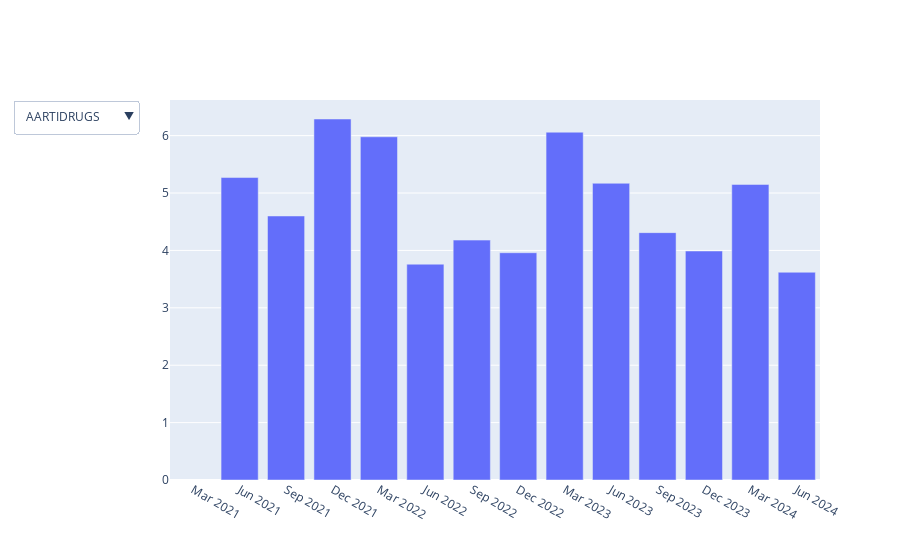

Write notebook code for a chart like this one.
### Code cell
import plotly.graph_objects as go

fig = go.Figure()

# add trace only for first stock
x = df['Quarters']
y = df[df.columns[1]]  # fisrt stock

fig.add_traces(go.Bar(x=x, y=y))

# create `list` with a `dict` for each column
buttons = [
            {
             'method': 'update', 
             'label': col, 
             'args': [ {'y': [df[col]]} ]
            } 
            for col in df.iloc[:, 1:]
          ]

# add menus
updatemenus = [{'buttons': buttons,
                'direction': 'down',
                'showactive': True,}]

# update layout with buttons, and show the figure
fig.update_layout(updatemenus=updatemenus)

fig.show()

### Figure 1 — Plotly figure (JSON) as saved in the notebook; plotly's stock layout.template omitted (floating-point values rounded to 4 significant figures)
{"data": [{"type": "bar", "x": ["Mar 2021", "Jun 2021", "Sep 2021", "Dec 2021", "Mar 2022", "Jun 2022", "Sep 2022", "Dec 2022", "Mar 2023", "Jun 2023", "Sep 2023", "Dec 2023", "Mar 2024", "Jun 2024"], "y": [null, 5.27, 4.6, 6.29, 5.98, 3.76, 4.18, 3.96, 6.06, 5.17, 4.31, 3.99, 5.15, 3.62]}], "layout": {"autosize": true, "updatemenus": [{"active": 3, "buttons": [{"args": [{"y": [[null, 2.99, 3.77, 4.3, 1.54, 3.35, 2.84, 2.25, 0.25, 0.36, -1.59, -0.19, -2.59, 2.83]]}], "label": "526433", "method": "update"}, {"args": [{"y": [[null, 0.11, 0.1, 0.13, 0.06, 0.1, 0.08, 0.11, 0.09, 0.18, 0.2, 0.12, 0.05, 0.21]]}], "label": "532407", "method": "update"}, {"args": [{"y": [[null, null, null, null, null, 5.28, 6.38, 7.06, 7.82, 7.96, 8.1, 3.77, 4.77, 5.21]]}], "label": "544021", "method": "update"}, {"args": [{"y": [[null, 5.27, 4.6, 6.29, 5.98, 3.76, 4.18, 3.96, 6.06, 5.17, 4.31, 3.99, 5.15, 3.62]]}], "label": "AARTIDRUGS", "method": "update"}, {"args": [{"y": [[null, 4.55, 4.14, 20.01, 5.34, 3.75, 3.42, 3.77, 4.11, 1.93, 2.51, 3.42, 3.64, 3.78]]}], "label": "AARTIIND", "method": "update"}, {"args": [{"y": [[null, null, null, null, null, null, null, 5.26, 4.73, 5.2, 5.72, 5.82, 7.2, 6.12]]}], "label": "AARTIPHARM", "method": "update"}, {"args": [{"y": [[null, 5.32, 0.98, -2.62, 2.79, 4.36, 0.38, 4.68, 5.52, 6.18, 5.58, 7.86, 5.5, 2.62]]}], "label": "AARTISURF", "method": "update"}, {"args": [{"y": [[null, 3.32, 5.66, 8.88, 17.61, 6.62, 9.32, 14.41, 11.56, 13.95, 17.12, 15.98, 21.67, 20.93]]}], "label": "ABB", "method": "update"}, {"args": [{"y": [[null, 30.32, 23.97, 14.95, 21.1, 12.11, -4.65, 6.03, 12.55, 24.82, 20.65, 28.63, 50.31, 19.24]]}], "label": "ACC", "method": "update"}, {"args": [{"y": [[null, 2.47, 1.93, -0.11, 2.77, 4.12, 4.04, 7.19, 6.34, 5.91, 2, 16.57, 3.95, 12.76]]}], "label": "ADANIENT", "method": "update"}, {"args": [{"y": [[null, 2.68, 3.57, 4.66, 5.14, 4.09, 4.4, 5.18, 4.68, 4.97, 5.01, 5.48, 6.24, 6.18]]}], "label": "AFFLE", "method": "update"}, {"args": [{"y": [[null, 15.38, 10.59, 8.98, 9.09, 16.03, 10.26, 8.94, 9.52, 9.74, 5.33, 6.54, 7.52, 9.56]]}], "label": "ALKYLAMINE", "method": "update"}, {"args": [{"y": [[null, 14.73, 16.24, 19.88, 24.7, 21.85, 25.63, 27.35, 32, 26.34, 36.3, 31.01, 40.47, 32.49]]}], "label": "ANGELONE", "method": "update"}, {"args": [{"y": [[null, 7.27, 8.45, 8.51, 5.79, 7.73, 11.78, 12.99, 8.34, 11.61, 13.25, 15.68, 12.55, 13.61]]}], "label": "ARE&M", "method": "update"}, {"args": [{"y": [[null, 1.45, 3.34, 4.12, 5.27, 4.4, 4.33, 3.45, 2.84, 4.27, 3.57, 2.61, 3.04, 3.21]]}], "label": "ASAHIINDIA", "method": "update"}, {"args": [{"y": [[null, -0.93, -0.35, -0.41, 0.48, 0.02, 0.56, 1.09, 2.56, 1.85, 1.79, 1.91, 2.91, 1.73]]}], "label": "ASHOKLEY", "method": "update"}, {"args": [{"y": [[null, 5.93, 6.21, 10.59, 8.87, 10.6, 8.16, 11.18, 12.87, 16.16, 12.57, 15.09, 13.1, 12.2]]}], "label": "ASIANPAINT", "method": "update"}, {"args": [{"y": [[null, 2.76, 5.27, 4.75, 5.28, 3.32, 2.57, 3.46, 7.66, 4.46, 4.88, 4.23, 6.76, 4.48]]}], "label": "ASTRAL", "method": "update"}, {"args": [{"y": [[null, 7.69, 11.05, 12.9, 14.39, 14.26, 18.27, 20.12, -17.43, 19.78, 20.13, 21.05, 24.62, 20.83]]}], "label": "AXISBANK", "method": "update"}, {"args": [{"y": [[null, 40.44, 70.49, 49.41, 52.74, 40.2, 59.42, 52.05, 60.25, 58.11, 71.39, 71.78, 72.05, 69.55]]}], "label": "BAJAJ-AUTO", "method": "update"}, {"args": [{"y": [[null, -1.91, 5.48, 4.2, 3.42, 3.74, 5.24, 5.31, 4.52, 3.23, 2.37, 3.25, 2.54, 2.44]]}], "label": "BAJAJELEC", "method": "update"}, {"args": [{"y": [[null, 5.23, 7.05, 7.89, 8.46, 8.23, 9.77, 11.19, 11.11, 12.2, 12.09, 13.52, 13.28, 13.39]]}], "label": "BAJAJFINSV", "method": "update"}, {"args": [{"y": [[null, 16.61, 24.54, 35.21, 39.96, 42.88, 45.93, 49.11, 52.16, 56.72, 58.6, 58.88, 61.79, 63.2]]}], "label": "BAJFINANCE", "method": "update"}, {"args": [{"y": [[null, 27.89, 24.61, 27.64, 33.55, 37.95, 28.57, 19.31, 14.63, 16.27, 10.71, 15.24, 21, 13.36]]}], "label": "BALAMINES", "method": "update"}, {"args": [{"y": [[null, -5.41, 2.89, 5.63, 4.9, 9.29, 4.27, 6.47, 5.11, 8.32, 2.64, 4.51, 4.95, 13.54]]}], "label": "BATAINDIA", "method": "update"}, {"args": [{"y": [[null, 0.03, 0.85, 0.82, 1.58, 0.5, 0.85, 0.84, 1.89, 0.74, 1.08, 1.18, 2.46, 1.08]]}], "label": "BEL", "method": "update"}, {"args": [{"y": [[null, 1.21, 1.88, 2.17, 1.89, 2.17, 1.88, 1.72, 1.59, 3.04, 2.5, 2.57, 1.91, 3.03]]}], "label": "BERGEPAINT", "method": "update"}, {"args": [{"y": [[null, 0.48, 1.93, 1.41, 3.41, 2.73, 3.86, 2.85, 5.39, 2.89, 2.39, 4.34, 3.66, 7.31]]}], "label": "BHARTIARTL", "method": "update"}, {"args": [{"y": [[null, -0.21, 2.35, 2.17, 3.02, 1.69, 2.2, 1.39, 0.28, 0.63, 1.62, 3.25, 0.44, 0.78]]}], "label": "BOROLTD", "method": "update"}, {"args": [{"y": [[null, 16.17, 15.95, 15.41, 15.77, 14.01, 20.48, 38.71, 23.19, 19, 24.39, 23.1, 22.35, 20.99]]}], "label": "BRITANNIA", "method": "update"}, {"args": [{"y": [[null, 3.95, 4.82, 4.53, 5.51, 3.25, 2.5, 3.81, 6.73, 32.68, 8.9, 7.99, 7.91, 19.58]]}], "label": "BSE", "method": "update"}, {"args": [{"y": [[null, 12.95, 14.86, 15.81, 15.1, 13.24, 14.72, 15.05, 15.23, 15.58, 17.2, 18.17, 21.06, 22]]}], "label": "CAMS", "method": "update"}, {"args": [{"y": [[0.66, 0.13, null, 1.8, 1.3, 0.94, null, null, null, null, null, null, null, null]]}], "label": "CAMPUS", "method": "update"}, {"args": [{"y": [[null, 6.11, 8.22, 8.01, 7.43, 5.53, 7.69, 7.14, 6.04, 7.04, 10.42, 10.28, 12.37, 12.84]]}], "label": "CDSL", "method": "update"}, {"args": [{"y": [[null, -26.9, -0.5, 2.73, -4.94, -1.99, -5.32, -7.5, 20.02, 1.13, -3.54, 5.63, -5.35, -2.98]]}], "label": "CENTUM", "method": "update"}, {"args": [{"y": [[null, 0.4, 1.49, 4.03, 0.77, 0.85, 1.17, 1.49, 2.79, 1.33, 1.59, 4.89, 1.53, 1.58]]}], "label": "CGPOWER", "method": "update"}, {"args": [{"y": [[null, 1.09, 4.99, 4.92, 10.44, 1.6, 4.29, 4.2, 1.5, 3.75, 6.9, 9.29, 9.84, 6.62]]}], "label": "COCHINSHIP", "method": "update"}, {"args": [{"y": [[null, 20.4, 24.2, 30.17, 34.1, 24.58, 32.99, 37.37, 18.79, 27.06, 29.41, 38.54, 36.19, 19.97]]}], "label": "COFORGE", "method": "update"}, {"args": [{"y": [[null, 4.25, 4.16, 4.67, 4.25, 4.88, 4.98, 4.83, 4.58, 4.03, 6.03, 5.43, 5.2, 4.24]]}], "label": "CONCOR", "method": "update"}, {"args": [{"y": [[null, 10.44, 11.01, 11.95, 13.98, 10.52, 7.16, 14.12, 14.76, 15.2, 16.1, 13.28, 17.06, 12.97]]}], "label": "CYIENT", "method": "update"}, {"args": [{"y": [[null, 2.47, 2.85, 2.85, 1.66, 2.49, 2.77, 2.69, 1.7, 2.62, 2.91, 2.9, 1.97, 2.82]]}], "label": "DABUR", "method": "update"}, {"args": [{"y": [[null, 22.19, 18.65, 17.78, 19.59, 17.2, 12.79, 15.33, 17.15, 10.99, 15.04, 14.81, 18.61, 14.85]]}], "label": "DEEPAKNTR", "method": "update"}, {"args": [{"y": [[null, 20.99, 22.84, 33.99, 33.7, 26.44, 18.57, 11.53, 12.09, 13.41, 13.11, 13.49, 20.27, 16.2]]}], "label": "DIVISLAB", "method": "update"}, {"args": [{"y": [[null, 3.1, 10.68, 7.82, 10.61, 7.7, 13.02, 8.72, 13.54, 11.55, 18.02, 16.12, 15.91, 22.34]]}], "label": "DIXON", "method": "update"}, {"args": [{"y": [[null, 1.47, 6.45, 8.53, 6.59, 9.93, 10.59, 9.1, 7.1, 10.12, 9.58, 10.61, 8.66, 11.89]]}], "label": "DMART", "method": "update"}, {"args": [{"y": [[null, 22.87, 59.84, 42.62, 5.83, 71.44, 66.93, 74.7, 57.65, 84.36, 88.87, 82.78, 78.52, 83.46]]}], "label": "DRREDDY", "method": "update"}, {"args": [{"y": [[null, 8.67, 13.65, 16.68, 22.31, 22.33, 24.02, 27.09, 33.11, 33.58, 37.12, 36.38, 39.1, 40.2]]}], "label": "EICHERMOT", "method": "update"}, {"args": [{"y": [[null, 0.46, 1.45, 6.42, 4.11, 5.48, 5.81, 8.85, 5.69, 7.78, 7.96, 10.42, 8.59, 9.31]]}], "label": "ETHOSLTD", "method": "update"}, {"args": [{"y": [[null, 0.39, 2.31, 2.1, 46.58, 2.39, 2.84, 2.34, 2.12, 2.62, 3.17, 2.36, 2.17, 2.59]]}], "label": "EXIDEIND", "method": "update"}, {"args": [{"y": [[null, 11.71, 16.27, 16.95, 39.74, 52.12, 66.09, 34.65, 48.74, 32.54, 33.71, 30.73, 37.36, 36.94]]}], "label": "FINEORG", "method": "update"}, {"args": [{"y": [[null, 0.59, 7.88, 7.25, 3.65, 10.14, 14.45, 4.15, 7.86, 11.27, 15.82, 6.43, 6.91, 5.62]]}], "label": "GMMPFAUDLR", "method": "update"}, {"args": [{"y": [[null, 0.61, 1.29, 1.4, 9.37, 1.64, 1.98, 2.11, 14.82, 4.49, 2.4, 2.24, 16.95, 18.7]]}], "label": "GODREJPROP", "method": "update"}, {"args": [{"y": [[null, 1.44, 1.72, 2.23, 2.12, 2.05, 2.3, 2.26, 3.63, 2.61, 3.07, 1.98, 3.21, 1.59]]}], "label": "GREENLAM", "method": "update"}, {"args": [{"y": [[4.6, 2.43, 5.47, 5.14, 6.57, 6.33, 5.91, 3.06, 5.62, 3.04, 3.34, 2.82, 2.43, null]]}], "label": "GREENPANEL", "method": "update"}, {"args": [{"y": [[null, 1.8, 5.13, 5.5, 4.12, 4.38, 5.13, 5.58, 4.83, 6.69, 7.05, 7.7, 9.74, 7.61]]}], "label": "GRSE", "method": "update"}, {"args": [{"y": [[null, 2.91, 12.66, 13.96, 46.43, 9.27, 18.26, 17.27, 42.33, 12.17, 18.49, 18.86, 64.43, 21.49]]}], "label": "HAL", "method": "update"}, {"args": [{"y": [[null, 2.43, 3.03, 3.33, 3.55, 3.84, 4.05, 3.92, 3.93, 3.97, 3.84, 3.92, 4.73, 3.35]]}], "label": "HAPPSTMNDS", "method": "update"}, {"args": [{"y": [[null, 3.76, 4.83, 4.88, 5.63, 3.88, 2.98, 4.53, 5.71, 4.58, 3.97, 4.59, 7.13, 6.51]]}], "label": "HAVELLS", "method": "update"}, {"args": [{"y": [[null, 11.81, 12.01, 12.68, 13.24, 12.1, 12.86, 15.09, 14.68, 13.02, 14.12, 16.03, 14.69, 15.69]]}], "label": "HCLTECH", "method": "update"}, {"args": [{"y": [[null, null, null, null, null, null, 17.06, 17.3, 17.63, 22.36, 20.45, 22.86, 25.33, 28.27]]}], "label": "HDFCAMC", "method": "update"}, {"args": [{"y": [[null, 14.33, 16.43, 19.11, 18.83, 17.25, 19.97, 22.77, 22.57, 22.12, 22.17, 22.73, 23.2, 21.65]]}], "label": "HDFCBANK", "method": "update"}, {"args": [{"y": [[null, 1.33, 1.36, 1.36, 2.4, 1.71, 1.53, 1.47, 1.68, 1.94, 1.76, 1.71, 1.91, 2.23]]}], "label": "HDFCLIFE", "method": "update"}, {"args": [{"y": [[null, 3.26, 3.53, 2.24, 1.37, 0.78, 2.05, 1.48, 1.93, 1.8, 2.41, 2.9, 4.36, 6.3]]}], "label": "HERITGFOOD", "method": "update"}, {"args": [{"y": [[null, 12.82, 37.32, 35.22, 30.6, 29.55, 34.45, 36.33, 40.29, 35.53, 50.35, 54.7, 46.77, 52.31]]}], "label": "HEROMOTOCO", "method": "update"}, {"args": [{"y": [[null, 8.92, 9.28, 9.78, 9.81, 10.13, 11.34, 10.53, 11.07, 10.87, 11.3, 10.68, 10.89, 11.11]]}], "label": "HINDUNILVR", "method": "update"}, {"args": [{"y": [[null, 2.11, 1.9, 1.13, 3.41, 2.25, 2.84, 1.8, 3.34, 1.36, 1.47, 0.44, 1.45, 0.5]]}], "label": "HLEGLAS", "method": "update"}, {"args": [{"y": [[null, 0.96, 1.03, 1.1, 1.09, 1.32, 1.68, 1.51, 1.79, 2.07, 2.19, 1.95, 2, 2.38]]}], "label": "HNDFDS", "method": "update"}, {"args": [{"y": [[null, 6.88, 8.78, 9.41, 11.11, 10.62, 11.49, 12.6, 14.11, 15.2, 15.56, 15.76, 16.62, 16.62]]}], "label": "ICICIBANK", "method": "update"}, {"args": [{"y": [[null, 4.27, 9.11, 6.47, 6.37, 7.11, 12.02, 7.18, 8.9, 7.95, 11.75, 8.76, 10.54, 11.77]]}], "label": "ICICIGI", "method": "update"}, {"args": [{"y": [[null, -1.29, 3.1, 2.17, 1.3, 1.09, 1.39, 1.54, 1.64, 1.43, 1.69, 1.58, 1.21, 1.56]]}], "label": "ICICIPRULI", "method": "update"}, {"args": [{"y": [[null, null, null, null, null, 4553.0, 438.2, -3.73, -2.54, 4.95, 0.21, 3.45, 2.41, 0.27]]}], "label": "IDEAFORGE", "method": "update"}, {"args": [{"y": [[null, -1, 0.18, 0.47, 0.57, 0.78, 0.91, 0.99, 1.23, 1.1, 1.11, 1.04, 1.04, 0.91]]}], "label": "IDFCFIRSTB", "method": "update"}, {"args": [{"y": [[null, -82.47, -37.28, 3.37, -43.65, -27.62, -41.08, 36.91, 23.84, 80.16, 4.9, 77.68, 49.09, 70.7]]}], "label": "INDIGO", "method": "update"}, {"args": [{"y": [[null, null, null, null, null, 4.19, 7.8, 5.52, 10.23, 6.52, 5.32, 7.82, 11.27, 5.5]]}], "label": "INDIGOPNTS", "method": "update"}, {"args": [{"y": [[null, 12.2, 12.89, 13.81, 13.52, 12.74, 14.31, 15.7, 14.77, 14.32, 14.97, 14.71, 19.2, 15.34]]}], "label": "INFY", "method": "update"}, {"args": [{"y": [[null, 0.95, 1.34, 1.44, 2.57, 1.54, 1.85, 2.02, 2.73, 1.99, 2.67, 2.6, 2.62, 2.38]]}], "label": "IRCON", "method": "update"}, {"args": [{"y": [[null, null, null, null, null, null, null, null, 3.48, 2.9, null, 3.75, 3.55, 3.85]]}], "label": "IRCTC", "method": "update"}, {"args": [{"y": [[null, null, null, null, null, null, null, 0.88, 1.11, 1.29, 1.25, 1.25, 1.26, 1.43]]}], "label": "IREDA", "method": "update"}, {"args": [{"y": [[null, 2.66, 3.01, 3.29, 3.4, 3.56, 3.73, 4.03, 4.16, 4.1, 3.93, 4.28, 4.1, 4.08]]}], "label": "ITC", "method": "update"}, {"args": [{"y": [[null, null, null, null, null, null, null, null, null, null, 1.05, 0.46, 0.49, 0.49]]}], "label": "JIOFIN", "method": "update"}, {"args": [{"y": [[null, 1.05, 1.82, 2.03, 1.47, 1.71, 1.99, 1.22, 0.43, 0.44, 1.47, 1, 3.14, 0.85]]}], "label": "JUBLFOOD", "method": "update"}, {"args": [{"y": [[null, -0.5, 0.67, 1.31, 0.7, 1.05, 1.03, 1.44, 0.68, 1.4, 1.31, 1.75, 1.34, 1.72]]}], "label": "KALYANKJIL", "method": "update"}, {"args": [{"y": [[null, null, null, 13.96, 4.3, 2.18, null, 3.93, 7.1, 4.24, 5.56, 7.07, 12.71, 7.94]]}], "label": "KAYNES", "method": "update"}, {"args": [{"y": [[null, 7.45, 10.18, 11.23, 12.87, 11.52, 11.85, 14.26, 15.31, 13.46, 15.54, 16.7, 18.67, 16.65]]}], "label": "KEI", "method": "update"}, {"args": [{"y": [[null, 9.11, 15.07, 17.15, 19.61, 13.88, 18.17, 20.12, 22.99, 20.88, 22.45, 21.46, 26.85, 37.47]]}], "label": "KOTAKBANK", "method": "update"}, {"args": [{"y": [[null, 0.74, 1.13, 1.21, 0.91, 2.05, 1.95, 3.18, 2.93, 3.07, 3.2, 4.2, 3.57, 5.48]]}], "label": "KPIGREEN", "method": "update"}, {"args": [{"y": [[null, 2.2, 2.37, 2.55, 2.88, 3.12, 3.05, 3.67, 4.07, 4.89, 5.14, 5.67, 6, 7.45]]}], "label": "KPITTECH", "method": "update"}, {"args": [{"y": [[null, 33.77, 2.19, 1.31, -2.02, 41.81, 0.91, 6.81, -2.77, 48.91, 2.45, 2.11, -0.05, 56.28]]}], "label": "KSCL", "method": "update"}, {"args": [{"y": [[null, 15.74, 11.4, 6.88, 7.35, 6.92, 8.6, 6.33, 6.8, 9.9, 13.09, 9.74, 10.12, 12.75]]}], "label": "LALPATHLAB", "method": "update"}, {"args": [{"y": [[null, 27.39, 1.25, 2.52, 1.77, 1.57, 1.86, 2.58, 1.67, 1.6, 1.66, 2.26, 2.2, 1.91]]}], "label": "LATENTVIEW", "method": "update"}, {"args": [{"y": [[null, 8.36, 12.95, 14.63, 25.77, 12.11, 15.86, 18.17, 28.37, 17.74, 23.45, 21.44, 31.98, 20.26]]}], "label": "LT", "method": "update"}, {"args": [{"y": [[null, 28.39, 31.48, 34.93, 36.34, 63.06, 40.18, 33.82, 37.65, 38.92, 39.26, 39.49, 37.14, 38.28]]}], "label": "LTIM", "method": "update"}, {"args": [{"y": [[null, 20.58, 21.87, 23.59, 24.83, 26.09, 28.41, 28.11, 32.2, 29.44, 29.84, 31.79, 32.24, 29.63]]}], "label": "LTTS", "method": "update"}, {"args": [{"y": [[null, 3.88, 0.55, 3.11, 2.65, 2.43, 0.32, 1.03, 0.92, 1.44, 0.4, 0.99, 1.61, 1.24]]}], "label": "LXCHEM", "method": "update"}, {"args": [{"y": [[null, 3.41, 15.51, 15.99, 18, 17.66, 22.3, 21.53, 21.2, 28.21, 18.88, 21.38, 22.15, 26.4]]}], "label": "M&M", "method": "update"}, {"args": [{"y": [[null, null, null, null, 4.75, 7.3, 10.48, 7.09, 7.13, 12.15, 12.51, 11.33, 11.76, 13.39]]}], "label": "MANKIND", "method": "update"}, {"args": [{"y": [[null, 53.18, 6.36, 3.48, 4.23, 4.54, 4.74, 5.52, 5.22, 6, 6.11, 5.69, 7.02, 6.62]]}], "label": "MAPMYINDIA", "method": "update"}, {"args": [{"y": [[null, 2.76, 2.39, 2.4, 1.94, 2.87, 2.33, 2.54, 2.34, 3.3, 2.73, 2.96, 2.46, 3.58]]}], "label": "MARICO", "method": "update"}, {"args": [{"y": [[null, 15.72, 16.12, 34.49, 62.1, 34.3, 69.93, 79.65, 88.97, 84.18, 125.3, 102, 125.7, 119.6]]}], "label": "MARUTI", "method": "update"}, {"args": [{"y": [[null, 5.04, 6.69, 10.67, 7.88, 11.14, 10.61, 17.56, 16.17, 15.59, 16.5, 31.08, 32.87, 34.51]]}], "label": "MAZDOCK", "method": "update"}, {"args": [{"y": [[1.69, null, 1.89, 3.69, 2.49, 3.8, 2.72, 4.22, 2.44, 3.91, 2.92, 3.52, 6.05, 3.4]]}], "label": "METROBRAND", "method": "update"}, {"args": [{"y": [[null, 1.16, 1.3, 0.59, 1.67, 1.1, 2.43, 3.26, 3.58, 2.21, 2.86, 2.47, 2.26, 1.81]]}], "label": "MOLDTECH", "method": "update"}, {"args": [{"y": [[null, 4.32, 6.24, 5.51, 5.54, 6.55, 5.86, 4.92, 6.94, 5.65, 4.73, 4.28, 5.41, 4.97]]}], "label": "MOLDTKPAC", "method": "update"}, {"args": [{"y": [[null, 0.61, 0.46, 0.52, 0.18, 0.21, 0.36, 0.67, 0.97, 0.89, 0.3, 0.8, 2.02, 1.47]]}], "label": "MOTHERSON", "method": "update"}, {"args": [{"y": [[null, 2.83, 6.19, 4.33, 6.44, 5.27, 8.03, 10.22, 10.1, 6.61, 6.65, 3.4, 1.58, 1.44]]}], "label": "MTARTECH", "method": "update"}, {"args": [{"y": [[null, null, null, null, null, null, 80.9, 60.25, 67.43, 1.33, 4.35, 2.42, 1.1, 1.51]]}], "label": "MUFTI", "method": "update"}, {"args": [{"y": [[null, 24.37, 24.97, 25.91, 24.84, 20.41, 22.22, 23.11, 24.25, 25.46, 26.39, 27.49, 28.37, 28.99]]}], "label": "MUTHOOTFIN", "method": "update"}, {"args": [{"y": [[null, 11.83, 572.4, 357.3, 48.83, 13.87, 7.99, -9.02, -21.12, 12.28, 15.88, 11.68, 4.67, 18]]}], "label": "NAUKRI", "method": "update"}, {"args": [{"y": [[null, 11.29, 12.77, 13.88, 15.17, 15.02, 11.67, 21.5, 27.5, 12.41, 12.22, 15.74, 14.19, 10.32]]}], "label": "NAVINFLUOR", "method": "update"}, {"args": [{"y": [[null, 0.87, 1.71, 1.58, 0.34, 1.75, 1.55, 2.49, 0.39, 2.95, 3, 3.51, 1.11, 2.96]]}], "label": "NAZARA", "method": "update"}, {"args": [{"y": [[null, 3.15, 4.79, 4.48, 6.27, 4.45, 3.96, 5.89, 5.74, 3.91, 3.18, 0.4, 6.42, 4.35]]}], "label": "NEOGEN", "method": "update"}, {"args": [{"y": [[null, 5.59, 6.4, 3.94, 6.13, 5.29, 6.86, 6.51, 7.64, 7.24, 9.42, 6.8, 9.69, 7.74]]}], "label": "NESTLEIND", "method": "update"}, {"args": [{"y": [[null, null, null, null, null, 9.91, 16.14, 38.32, 2.07, 0.98, 2.7, 4.64, 5.26, 2.74]]}], "label": "NETWEB", "method": "update"}, {"args": [{"y": [[null, 9.82, 143.9, 156.5, 170.8, 185.6, 145.4, 110.9, 70.24, 142.0, 134.7, 136.6, 97.01, 148.1]]}], "label": "PAGEIND", "method": "update"}, {"args": [{"y": [[null, 0.33, 2.07, 1.97, 2.64, 1.81, 2.17, 2.5, 2.76, 1.54, 2.42, 1.71, 2.56, 3.81]]}], "label": "PARAS", "method": "update"}, {"args": [{"y": [[null, 9.89, 10.58, 11.54, 13.15, 13.84, 14.39, 15.56, 16.45, 14.86, 17.11, 18.59, 20.47, 19.89]]}], "label": "PERSISTENT", "method": "update"}, {"args": [{"y": [[null, 4.33, 7.37, 7.05, 5, 6.96, 6.54, 5.98, 5.57, 9.21, 8.85, 10.04, 5.91, 11.15]]}], "label": "PIDILITIND", "method": "update"}, {"args": [{"y": [[null, 12.34, 15.13, 14.67, 13.47, 17.3, 22.07, 23.19, 18.49, 25.24, 31.67, 29.57, 24.35, 29.58]]}], "label": "PIIND", "method": "update"}, {"args": [{"y": [[null, 4.96, 13.26, 21.05, 21.56, 14.69, 17.91, 23.89, 28.38, 26.67, 28.37, 27.49, 36.34, 26.34]]}], "label": "POLYCAB", "method": "update"}, {"args": [{"y": [[null, 1.61, 6.92, 6.09, 7.98, 1.45, -2.18, 3.2, 8.51, 1.77, 6.39, 3.4, 4.94, 2.23]]}], "label": "PRINCEPIPE", "method": "update"}, {"args": [{"y": [[null, 0.65, 2.08, 2.07, 1.69, 0.78, 1.72, 1, 2.34, 1.2, 2.12, 1.94, 2.42, 1.52]]}], "label": "RAILTEL", "method": "update"}, {"args": [{"y": [[null, -23.5, 8, 15.06, 39.54, 12.15, 23.85, 14.24, 29.18, 159.9, 23.99, 27.55, 34.42, 1106.0]]}], "label": "RAYMOND", "method": "update"}, {"args": [{"y": [[null, null, null, null, null, null, null, null, 2.5, 3.38, 2.01, 4.4, 2.96, 2.22]]}], "label": "REDTAPE", "method": "update"}, {"args": [{"y": [[null, 1.25, 2.76, 2.82, 2.53, 1.55, 0.9, 1.21, 2.54, 2.26, 1.78, 1.55, 2.47, 1.78]]}], "label": "RELAXO", "method": "update"}, {"args": [{"y": [[null, 19.36, 21.58, 27.42, 23.95, 26.54, 20.19, 23.34, 28.53, 23.67, 25.71, 25.52, 28.01, 22.37]]}], "label": "RELIANCE", "method": "update"}, {"args": [{"y": [[null, 4.46, 4.76, 4.14, 4.37, 5.21, 4.34, 4.66, 5.25, 5.3, 5.97, 6.23, 6.18, 6.32]]}], "label": "ROSSARI", "method": "update"}, {"args": [{"y": [[null, 5.86, 7.28, 7.08, 7.25, 11.01, 11.84, 13.23, 16.27, 14.8, 14.18, 16.89, 14.03, 12.51]]}], "label": "ROUTE", "method": "update"}, {"args": [{"y": [[null, 1.11, 1.34, 1.41, 1.81, 1.43, 1.83, 1.83, 1.72, 1.64, 1.89, 1.72, 2.3, 1.07]]}], "label": "RVNL", "method": "update"}, {"args": [{"y": [[null, 3.24, 3.66, 4.09, 6.16, 6.65, 5.57, 5.39, 6.3, 6.27, 6.37, 5.78, 6.97, 6.25]]}], "label": "SBICARD", "method": "update"}, {"args": [{"y": [[null, 8.27, 9.96, 10.71, 10.7, 8.21, 16.53, 17.34, 20.27, 20.77, 18.04, 12.4, 23.96, 21.65]]}], "label": "SBIN", "method": "update"}, {"args": [{"y": [[null, 3.98, 8.99, 7.02, 9.55, 8.44, 18.32, 12.99, 13.24, 12.79, 16.04, 14.19, 22.53, 16.22]]}], "label": "SIEMENS", "method": "update"}, {"args": [{"y": [[null, 1.41, 1.51, 1.48, 1.79, 1.3, 1.58, 1.83, 2.05, 1.91, 2.12, 2.26, 2.54, 2.42]]}], "label": "SONACOMS", "method": "update"}, {"args": [{"y": [[null, -0.78, -0.38, -0.22, -1.35, 0.36, 0.32, -1.92, 0.82, -0.88, -0.81, -0.92, -1.03, -0.78]]}], "label": "SPICELEC", "method": "update"}, {"args": [{"y": [[null, 13.35, 12.91, 17.05, 20.43, 20.51, 16.23, 17.24, 18.97, 12.12, 10.15, 8.55, 14.24, 8.51]]}], "label": "SRF", "method": "update"}, {"args": [{"y": [[null, 6.02, 8.53, 8.58, -9.49, 8.59, 9.43, 9.03, 8.27, 8.43, 9.9, 10.52, 11.06, 11.82]]}], "label": "SUNPHARMA", "method": "update"}, {"args": [{"y": [[null, 1.93, 2.8, 2.77, 2.27, 2.67, 3.43, 3.65, 2.78, 3.28, 3.51, 2.89, 2.19, 2.93]]}], "label": "TATACONSUM", "method": "update"}, {"args": [{"y": [[null, 18.21, 20.12, 24.24, 25.69, 29.66, 27.98, 31.26, 32.36, 30.32, 32.15, 33.15, 31.62, 29.56]]}], "label": "TATAELXSI", "method": "update"}, {"args": [{"y": [[null, 10.64, 19.86, 7.87, 3.98, 17.78, 21.17, 6.82, 4.01, 29.02, 24.6, 10.52, 11.95, 25.91]]}], "label": "TATAINVEST", "method": "update"}, {"args": [{"y": [[null, -13.41, -13.38, -4.57, -3.11, -15.08, -2.84, 8.91, 16.28, 9.64, 11.33, 21.14, 52.37, 16.74]]}], "label": "TATAMOTORS", "method": "update"}, {"args": [{"y": [[null, 1.22, 1.32, 1.33, 1.57, 2.49, 2.56, 2.96, 2.43, 3.04, 2.74, 2.98, 2.8, 3.04]]}], "label": "TATAPOWER", "method": "update"}, {"args": [{"y": [[null, null, null, null, null, null, null, 36.58, 5.34, 4.72, 3.95, 4.2, 3.88, 3.99]]}], "label": "TATATECH", "method": "update"}, {"args": [{"y": [[null, 24.35, 26.02, 26.41, 27.13, 25.9, 28.51, 29.64, 31.13, 30.26, 31, 30.56, 34.37, 33.28]]}], "label": "TCS", "method": "update"}, {"args": [{"y": [[null, 13.97, 13.81, 14.1, 15.49, 11.64, 13.21, 13.32, 11.47, 7.1, 5.06, 5.23, 6.77, 8.71]]}], "label": "TECHM", "method": "update"}, {"args": [{"y": [[null, 6.22, 9.65, 14.46, 9.27, 10.08, 11.08, 12.19, 16.14, 11.14, 13.62, 27.5, 9.8, 11.64]]}], "label": "TIINDIA", "method": "update"}, {"args": [{"y": [[null, 1.46, 0.48, 0.12, -2.09, 0.1, 4.03, 2.72, 4.03, 5.17, 5.55, 5.56, 5.86, 4.98]]}], "label": "TITAGARH", "method": "update"}, {"args": [{"y": [[null, 0.23, 7.2, 11.31, 5.74, 8.84, 9.36, 10.18, 8.22, 8.48, 10.31, 11.86, 8.68, 8.05]]}], "label": "TITAN", "method": "update"}, {"args": [{"y": [[null, 9.75, 9.34, 7.36, -3.49, 10.46, 9.22, 8.63, 8.48, 11.17, 11.41, 13.09, 13.27, 13.5]]}], "label": "TORNTPHARM", "method": "update"}, {"args": [{"y": [[null, -3.56, 2.6, 3.93, 0, 3.67, 2.62, 4.7, 1.52, 4.88, 6.6, 10.53, 19.81, 11.04]]}], "label": "TRENT", "method": "update"}, {"args": [{"y": [[null, -0.22, 5.1, 5.21, 5.84, 6.43, 8.13, 6.33, 7.07, 9.14, 8.13, 10.08, 8.15, 9.7]]}], "label": "TVSMOTOR", "method": "update"}, {"args": [{"y": [[null, 1.17, 3.04, 3.43, 6.18, 6.13, 5.07, -0.07, 0.37, 5.15, 4.06, 3.23, 3.07, 6.56]]}], "label": "UBL", "method": "update"}, {"args": [{"y": [[null, 0.76, 4.02, 4.12, 2.5, 3.66, 7.61, 2.95, 1.41, 6.56, 4.66, 4.81, 3.31, 6.67]]}], "label": "UNITDSPR", "method": "update"}, {"args": [{"y": [[null, 0.28, 1.66, 1.77, 2.53, 2.43, 2.97, 2.83, 3.19, 3.01, 3.93, 3.37, 5.04, 3.47]]}], "label": "UNOMINDA", "method": "update"}, {"args": [{"y": [[null, 2.37, 1.85, 0.13, 1.96, 6.06, 2.93, 0.58, 3.3, 7.65, 3.86, 1.02, 4.13, 9.64]]}], "label": "VBL", "method": "update"}, {"args": [{"y": [[null, 7.87, 7.91, 8.1, 9.84, 9.85, 11.29, 10.4, 10.18, 6.75, 7.05, 7.49, 10.05, 8.12]]}], "label": "VINATIORGA", "method": "update"}, {"args": [{"y": [[null, 3.65, 2.2, 5.27, 3.65, 4.16, 2.84, 6.19, 4.48, 3.79, 2.01, 6.49, 4.77, 2.57]]}], "label": "MANYAVAR", "method": "update"}, {"args": [{"y": [[null, 3.68, 3.13, 2.9, 5.52, 3.29, -0.22, -3.34, 4.35, 3.91, 1.11, -0.92, 3.52, 10.1]]}], "label": "VOLTAS", "method": "update"}, {"args": [{"y": [[null, -2.14, -0.28, 1.34, 0.98, 1.51, 2.02, 2.33, 1.29, 1.85, 1.43, 1.11, 0.05, 0.21]]}], "label": "WESTLIFE", "method": "update"}, {"args": [{"y": [[null, 5.92, 5.35, 5.42, 5.63, 4.68, 4.85, 5.56, 5.6, 5.23, 5.07, 5.16, 5.42, 5.74]]}], "label": "WIPRO", "method": "update"}, {"args": [{"y": [[null, 10.01, 12.44, 12.71, 11.69, 16.99, 19.61, 9.18, 13.76, 12.97, 10.23, 11.88, 15.74, -2.16]]}], "label": "YASHO", "method": "update"}, {"args": [{"y": [[null, -0.14, 0, -0.02, 0.42, 0.94, 0.71, 1.19, 2.54, 5.6, 1.82, 3.64, 4.16, 9.14]]}], "label": "ZENTEC", "method": "update"}], "direction": "down", "showactive": true}], "xaxis": {"autorange": true, "range": [-0.5, 13.5], "type": "category"}, "yaxis": {"autorange": true, "range": [0, 6.621], "type": "linear"}}}
